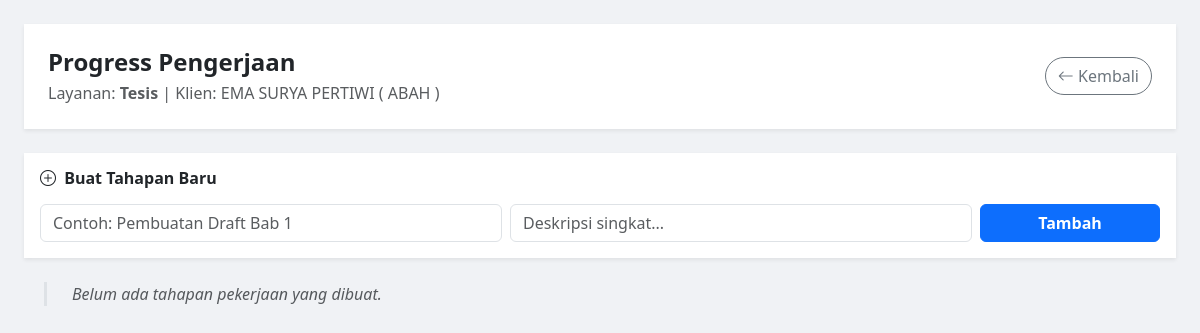
Page /milestone.php?id_pesanan=10 (signed in) on the committed database.
### tables this page shows
CREATE TABLE `pesanan_layanan` (
  `id_pesanan` int(11) NOT NULL,
  `id_klien` int(11) DEFAULT NULL,
  `jenis_layanan` varchar(150) NOT NULL,
  `nilai_dealing` bigint(20) NOT NULL,
  `deadline` date NOT NULL,
  `status_pelunasan` enum('Belum','Tertunda','Selesai') DEFAULT 'Belum',
  `file_mou` varchar(255) DEFAULT NULL
);

CREATE TABLE `klien` (
  `id_klien` int(11) NOT NULL,
  `nama_lengkap` varchar(150) NOT NULL,
  `foto_klien` varchar(255) DEFAULT NULL,
  `alamat` text DEFAULT NULL,
  `tanggal_masuk` date DEFAULT NULL,
  `no_telp` varchar(20) DEFAULT NULL,
  `password` varchar(255) DEFAULT NULL,
  `institusi` varchar(100) DEFAULT NULL,
  `fakultas` varchar(100) DEFAULT NULL,
  `program_studi` varchar(100) DEFAULT NULL,
  `judul_penelitian` text DEFAULT NULL,
  `tanggal_daftar` date DEFAULT curdate()
);

### milestone.php (the view, shortened to what this page needs)
<?php
require_once 'config.php';
$is_staff = isset($_SESSION['user_id']);
$id_pesanan = filter_input(INPUT_GET, 'id_pesanan', FILTER_VALIDATE_INT);
$stmt = $pdo->prepare("SELECT p.*, k.nama_lengkap, k.no_telp, k.id_klien FROM pesanan_layanan p JOIN klien k ON p.id_klien = k.id_klien WHERE p.id_pesanan = ?");
$stmt->execute([$id_pesanan]);
$pesanan = $stmt->fetch(PDO::FETCH_ASSOC);
$stmtMilestone = $pdo->prepare("SELECT * FROM pesanan_milestone WHERE id_pesanan = ? ORDER BY id_milestone ASC");
$stmtMilestone->execute([$id_pesanan]);
$milestones = $stmtMilestone->fetchAll(PDO::FETCH_ASSOC);
?>
<!DOCTYPE html>
<html lang="id">
<head>
    <link href="https://cdn.jsdelivr.net/npm/bootstrap@5.3.3/dist/css/bootstrap.min.css" rel="stylesheet">
    <link href="https://cdn.jsdelivr.net/npm/bootstrap-icons@1.11.3/font/bootstrap-icons.min.css" rel="stylesheet">
</head>
<body>
<div class="container-fluid p-0 p-md-4">
    <div class="card shadow-sm border-0 mb-4 rounded-0 rounded-md-4 app-header">
        <div class="card-body p-4 d-flex justify-content-between align-items-center">
            <div>
                <h4 class="fw-bold mb-1">Progress Pengerjaan</h4>
                <p class="text-muted mb-0 info-layanan">
                    Layanan: <strong><?= htmlspecialchars($pesanan['jenis_layanan']) ?></strong>
                    <span class="d-none d-md-inline">|</span><br class="d-block d-md-none">
                    Klien: <?= htmlspecialchars($pesanan['nama_lengkap']) ?>
                </p>
            </div>
            <div>
                <a href="detail_klien.php?id=<?= $pesanan['id_klien'] ?>" class="btn btn-outline-secondary rounded-pill">
                    <i class="bi bi-arrow-left"></i> Kembali
                </a>
            </div>
        </div>
    </div>
    <?php if ($is_staff): ?>
    <div class="card shadow-sm border-0 mb-4 rounded-0 rounded-md-4">
        <div class="card-body">
            <h6 class="fw-bold"><i class="bi bi-plus-circle me-1"></i> Buat Tahapan Baru</h6>
            <form method="POST" class="row g-2 align-items-center mt-2">
                <div class="col-md-5">
                    <input type="text" name="judul_tahapan" class="form-control" placeholder="Contoh: Pembuatan Draft Bab 1" required>
                </div>
                <div class="col-md-5">
                    <input type="text" name="deskripsi" class="form-control" placeholder="Deskripsi singkat...">
                </div>
                <div class="col-md-2 d-grid">
                    <button type="submit" class="btn btn-primary fw-bold">Tambah</button>
                </div>
            </form>
        </div>
    </div>
    <?php endif; ?>
    <div class="timeline mt-4">
        <?php if (empty($milestones)): ?>
            <p class="text-muted fst-italic">Belum ada tahapan pekerjaan yang dibuat.</p>
        <?php endif; ?>
    </div>
</div>
</body>
</html>

### milestone.php (style rules this page uses)
body { background-color: #f0f2f5; margin: 0; padding: 0; overflow-x: hidden; }
.timeline { border-left: 3px solid #dee2e6; margin-left: 20px; padding-left: 25px; position: relative; }

### rows in the picture
pesanan_layanan: jenis_layanan "Tesis", id_klien.nama_lengkap "EMA SURYA PERTIWI ( ABAH )"
